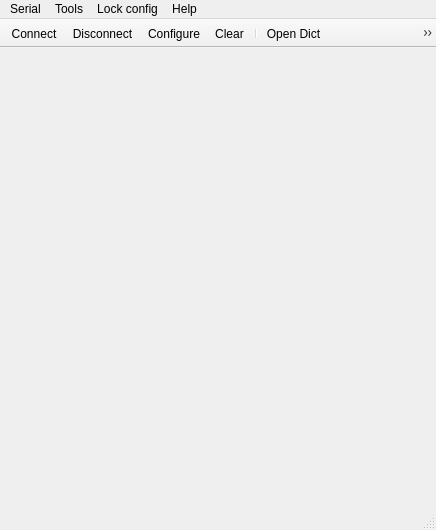
<?xml version="1.0" encoding="UTF-8"?>
<ui version="4.0">
 <class>MainWindow</class>
 <widget class="QMainWindow" name="MainWindow">
  <property name="geometry">
   <rect>
    <x>0</x>
    <y>0</y>
    <width>436</width>
    <height>530</height>
   </rect>
  </property>
  <property name="windowTitle">
   <string>Brute Force OTG</string>
  </property>
  <widget class="QWidget" name="centralWidget">
   <layout class="QVBoxLayout" name="verticalLayout"/>
  </widget>
  <widget class="QMenuBar" name="menuBar">
   <property name="geometry">
    <rect>
     <x>0</x>
     <y>0</y>
     <width>436</width>
     <height>21</height>
    </rect>
   </property>
   <widget class="QMenu" name="menuCalls">
    <property name="title">
     <string>Serial</string>
    </property>
    <addaction name="actionConnect"/>
    <addaction name="actionDisconnect"/>
    <addaction name="separator"/>
    <addaction name="actionQuit"/>
   </widget>
   <widget class="QMenu" name="menuTools">
    <property name="title">
     <string>Tools</string>
    </property>
    <addaction name="actionConfigure"/>
    <addaction name="actionClear"/>
   </widget>
   <widget class="QMenu" name="menuHelp">
    <property name="title">
     <string>Help</string>
    </property>
    <addaction name="actionAbout"/>
    <addaction name="actionAboutQt"/>
   </widget>
   <widget class="QMenu" name="menuLock_type">
    <property name="title">
     <string>Lock config</string>
    </property>
    <addaction name="separator"/>
    <addaction name="actionPIN"/>
    <addaction name="actionSwipePattern"/>
   </widget>
   <addaction name="menuCalls"/>
   <addaction name="menuTools"/>
   <addaction name="menuLock_type"/>
   <addaction name="menuHelp"/>
  </widget>
  <widget class="QToolBar" name="mainToolBar">
   <property name="movable">
    <bool>false</bool>
   </property>
   <property name="iconSize">
    <size>
     <width>32</width>
     <height>32</height>
    </size>
   </property>
   <attribute name="toolBarArea">
    <enum>TopToolBarArea</enum>
   </attribute>
   <attribute name="toolBarBreak">
    <bool>false</bool>
   </attribute>
   <addaction name="actionConnect"/>
   <addaction name="actionDisconnect"/>
   <addaction name="actionConfigure"/>
   <addaction name="actionClear"/>
   <addaction name="separator"/>
   <addaction name="actionOpenDict"/>
   <addaction name="actionWakePhone"/>
   <addaction name="actionPhotoSensor"/>
   <addaction name="actionCalibration"/>
   <addaction name="separator"/>
   <addaction name="actionStartBF"/>
   <addaction name="actionStopBF"/>
  </widget>
  <widget class="QStatusBar" name="statusBar"/>
  <action name="actionAbout">
   <property name="text">
    <string>&amp;About</string>
   </property>
   <property name="toolTip">
    <string>About program</string>
   </property>
   <property name="shortcut">
    <string>Alt+A</string>
   </property>
  </action>
  <action name="actionAboutQt">
   <property name="text">
    <string>About Qt</string>
   </property>
  </action>
  <action name="actionConnect">
   <property name="icon">
    <iconset resource="terminal.qrc">
     <normaloff>:/images/connect.png</normaloff>:/images/connect.png</iconset>
   </property>
   <property name="text">
    <string>C&amp;onnect</string>
   </property>
   <property name="toolTip">
    <string>Connect to serial port</string>
   </property>
   <property name="shortcut">
    <string>Ctrl+O</string>
   </property>
  </action>
  <action name="actionDisconnect">
   <property name="icon">
    <iconset resource="terminal.qrc">
     <normaloff>:/images/disconnect.png</normaloff>:/images/disconnect.png</iconset>
   </property>
   <property name="text">
    <string>&amp;Disconnect</string>
   </property>
   <property name="toolTip">
    <string>Disconnect from serial port</string>
   </property>
   <property name="shortcut">
    <string>Ctrl+D</string>
   </property>
  </action>
  <action name="actionConfigure">
   <property name="icon">
    <iconset resource="terminal.qrc">
     <normaloff>:/images/settings.png</normaloff>:/images/settings.png</iconset>
   </property>
   <property name="text">
    <string>&amp;Configure</string>
   </property>
   <property name="toolTip">
    <string>Configure serial port</string>
   </property>
   <property name="shortcut">
    <string>Alt+C</string>
   </property>
  </action>
  <action name="actionClear">
   <property name="icon">
    <iconset resource="terminal.qrc">
     <normaloff>:/images/clear.png</normaloff>:/images/clear.png</iconset>
   </property>
   <property name="text">
    <string>C&amp;lear</string>
   </property>
   <property name="toolTip">
    <string>Clear data</string>
   </property>
   <property name="shortcut">
    <string>Alt+L</string>
   </property>
  </action>
  <action name="actionQuit">
   <property name="icon">
    <iconset resource="terminal.qrc">
     <normaloff>:/images/application-exit.png</normaloff>:/images/application-exit.png</iconset>
   </property>
   <property name="text">
    <string>&amp;Quit</string>
   </property>
   <property name="shortcut">
    <string>Ctrl+Q</string>
   </property>
  </action>
  <action name="actionOpenDict">
   <property name="icon">
    <iconset resource="terminal.qrc">
     <normaloff>:/images/wordlist.ico</normaloff>:/images/wordlist.ico</iconset>
   </property>
   <property name="text">
    <string>Open Dict</string>
   </property>
   <property name="toolTip">
    <string>Open Dictionary</string>
   </property>
  </action>
  <action name="actionWakePhone">
   <property name="icon">
    <iconset resource="terminal.qrc">
     <normaloff>:/images/phone.ico</normaloff>:/images/phone.ico</iconset>
   </property>
   <property name="text">
    <string>Wake up phone</string>
   </property>
  </action>
  <action name="actionPhotoSensor">
   <property name="icon">
    <iconset resource="terminal.qrc">
     <normaloff>:/images/lightbulb.ico</normaloff>:/images/lightbulb.ico</iconset>
   </property>
   <property name="text">
    <string>Photosensor</string>
   </property>
   <property name="toolTip">
    <string>Get photo sensor</string>
   </property>
  </action>
  <action name="actionStartBF">
   <property name="icon">
    <iconset resource="terminal.qrc">
     <normaloff>:/images/play.ico</normaloff>:/images/play.ico</iconset>
   </property>
   <property name="text">
    <string>Start brute-force</string>
   </property>
  </action>
  <action name="actionStopBF">
   <property name="icon">
    <iconset resource="terminal.qrc">
     <normaloff>:/images/stop.ico</normaloff>:/images/stop.ico</iconset>
   </property>
   <property name="text">
    <string>Stop brute-force</string>
   </property>
  </action>
  <action name="actionResume">
   <property name="icon">
    <iconset resource="terminal.qrc">
     <normaloff>:/images/inarrow.ico</normaloff>:/images/inarrow.ico</iconset>
   </property>
   <property name="text">
    <string>Resume</string>
   </property>
   <property name="toolTip">
    <string>Resume</string>
   </property>
  </action>
  <action name="actionCalibration">
   <property name="icon">
    <iconset resource="terminal.qrc">
     <normaloff>:/images/shamrock.ico</normaloff>:/images/shamrock.ico</iconset>
   </property>
   <property name="text">
    <string>Calibration</string>
   </property>
   <property name="toolTip">
    <string>Calibrate</string>
   </property>
  </action>
  <action name="actionPIN">
   <property name="checkable">
    <bool>true</bool>
   </property>
   <property name="text">
    <string>PIN</string>
   </property>
  </action>
  <action name="actionSwipePattern">
   <property name="checkable">
    <bool>true</bool>
   </property>
   <property name="text">
    <string>Swipe pattern</string>
   </property>
  </action>
 </widget>
 <layoutdefault spacing="6" margin="11"/>
 <resources>
  <include location="terminal.qrc"/>
 </resources>
 <connections/>
</ui>
